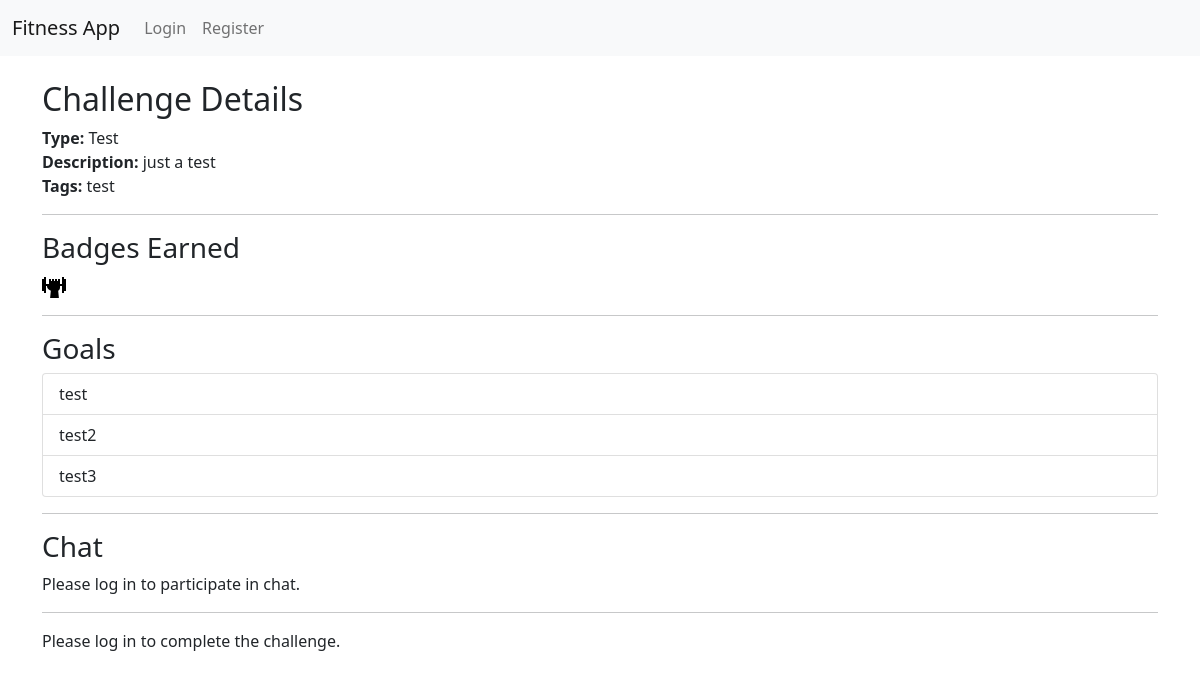
Before: /3 with the older database file.
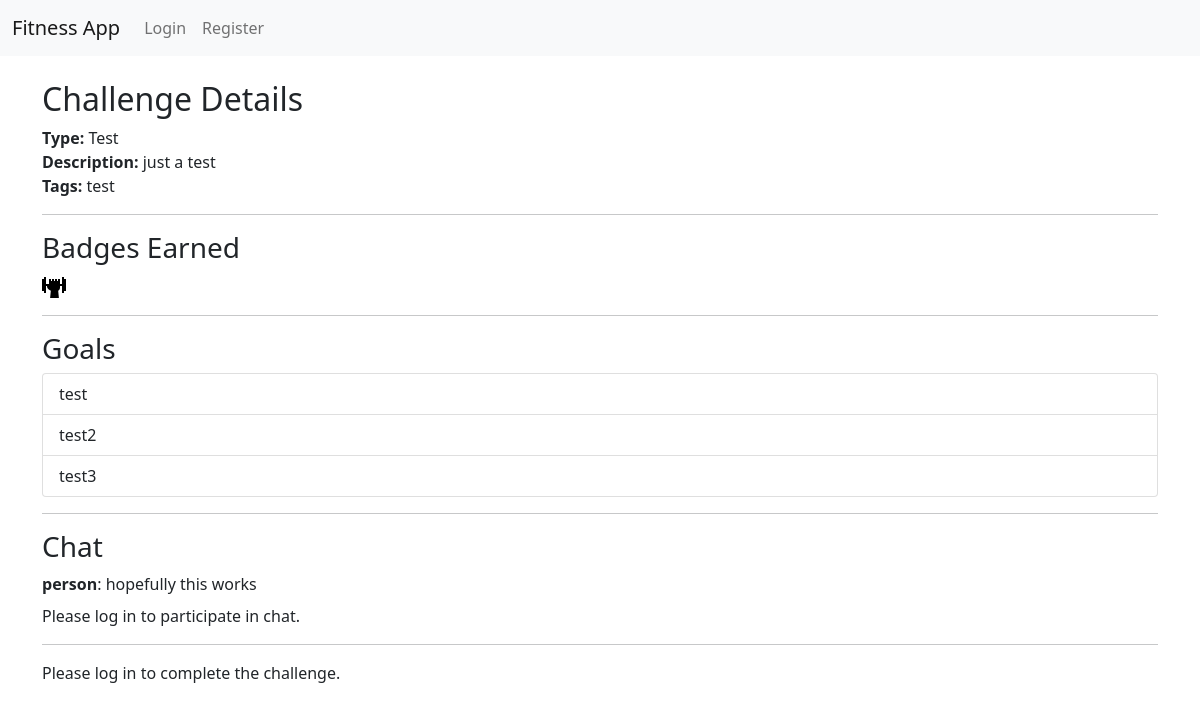
After: the same page with the newer database file.
### models.py (models this page shows)
class ChallengeBadge(db.Model):
    id = db.Column(db.Integer, primary_key=True)
    challenge_id = db.Column(db.Integer, db.ForeignKey('challenge.id'), nullable=False)
    badge = db.Column(db.String(80), nullable=False)

class Goal(db.Model):
    id = db.Column(db.Integer, primary_key=True)
    challenge_id = db.Column(db.Integer, db.ForeignKey('challenge.id'), nullable=False)
    goal_text = db.Column(db.Text, nullable=False)

class ChatMessage(db.Model):
    id = db.Column(db.Integer, primary_key=True)
    challenge_id = db.Column(db.Integer, db.ForeignKey('challenge.id'), nullable=False)
    user_id = db.Column(db.Integer, db.ForeignKey('user.id'), nullable=False)
    message = db.Column(db.Text, nullable=True)
    image = db.Column(db.String(200), nullable=True)
    timestamp = db.Column(db.DateTime, default=func.now())

class User(db.Model):
    id = db.Column(db.Integer, primary_key=True)
    username = db.Column(db.String(80), unique=True, nullable=False)
    email = db.Column(db.String(120), nullable=False)
    password = db.Column(db.String(128), nullable=False)
    challenges = db.relationship('Challenge', backref='creator', lazy=True)
    chat_messages = db.relationship('ChatMessage', backref='user', lazy=True)
    statuses = db.relationship('UserChallengeStatus', backref='user', lazy=True)
    completed_challenges = db.relationship('CompletedChallenge', backref='user', lazy=True)
    favorites = db.relationship('Favorite', backref='user', lazy=True)

### routes/challenge_routes.py (the view, shortened to what this page needs)
@challenge_bp.route('/<int:challenge_id>', methods=['GET'])
def challenge(challenge_id):
    challenge_obj = Challenge.query.get(challenge_id)
    if not challenge_obj:
        flash('Challenge not found.')
        return redirect(url_for('challenge_bp.index'))
    goals = Goal.query.filter_by(challenge_id=challenge_id).all()
    chat_messages = ChatMessage.query.filter_by(challenge_id=challenge_id).order_by(ChatMessage.timestamp.asc()).all()
    completed_goal_ids = []
    is_completed = False
    if session.get('user_id'):
        if CompletedChallenge.query.filter_by(user_id=session['user_id'], challenge_id=challenge_id).first():
            is_completed = True
    chat_form = ChatForm()
    return render_template('challenge.html',
                           challenge=challenge_obj,
                           goals=goals,
                           chat_messages=chat_messages,
                           completed_goal_ids=completed_goal_ids,
                           is_completed=is_completed,
                           chat_form=chat_form)

### templates/challenge.html (shortened to what this page needs)
{% extends "layout.html" %}
{% block content %}
  <h2>Challenge Details</h2>
  <div>
    <strong>Type:</strong> {{ challenge.challenge_type }}<br>
    <strong>Description:</strong> {{ challenge.description }}<br>
    <strong>Tags:</strong> {{ challenge.tags }}<br>
  </div>
  {% if challenge.badges|length > 0 %}
    <hr>
    <h3>Badges Earned</h3>
    <div>
      {% for badge in challenge.badges %}
        <img src="{{ url_for('static', filename='badges/' ~ badge.badge) }}" alt="{{ badge.badge }}" style="max-height:50px; margin-right:10px;">
      {% endfor %}
    </div>
  {% endif %}
  <hr>
  <h3>Goals</h3>
  <ul class="list-group">
    {% for goal in goals %}
      <li class="list-group-item">
        {{ goal.goal_text }}
      </li>
    {% endfor %}
  </ul>
  <hr>
  <h3>Chat</h3>
  <div>
    {% for msg in chat_messages %}
      <div class="mb-2">
        <strong>{{ msg.user.username }}</strong>: {{ msg.message }}
      </div>
    {% endfor %}
  </div>
  {% if session.get('user_id') %}
    <form method="post" action="{{ url_for('challenge_bp.chat', challenge_id=challenge.id) }}" enctype="multipart/form-data" class="mt-3">
      {{ chat_form.hidden_tag() }}
      <div class="mb-3">
        {{ chat_form.message.label(class="form-label") }}
        {{ chat_form.message(class="form-control") }}
        {% if chat_form.message.errors %}
          <div class="text-danger">
            {% for error in chat_form.message.errors %}
              <span>{{ error }}</span>
            {% endfor %}
          </div>
        {% endif %}
      </div>
      <div class="mb-3">
        {{ chat_form.chat_image.label(class="form-label") }}
        {{ chat_form.chat_image(class="form-control") }}
      </div>
      {{ chat_form.submit(class="btn btn-primary") }}
    </form>
  {% else %}
    <p>Please log in to participate in chat.</p>
  {% endif %}
  <hr>
  {% if session.get('user_id') %}
    {% if not is_completed %}
      <form method="post" action="{{ url_for('challenge_bp.complete_challenge', challenge_id=challenge.id) }}">
        <button type="submit" class="btn btn-success"
            {% if goals|length != completed_goal_ids|length %} disabled {% endif %}>
            Complete Challenge
        </button>
      </form>
      {% if goals|length != completed_goal_ids|length %}
          <p class="text-warning mt-2">Complete all goals to unlock this button.</p>
      {% endif %}
    {% else %}
      <p class="text-success">Challenge Completed!</p>
    {% endif %}
  {% else %}
    <p>Please log in to complete the challenge.</p>
  {% endif %}
{% endblock %}

Changed rows visible on the page:
added ChatMessage: user.username "person", message "hopefully this works"
